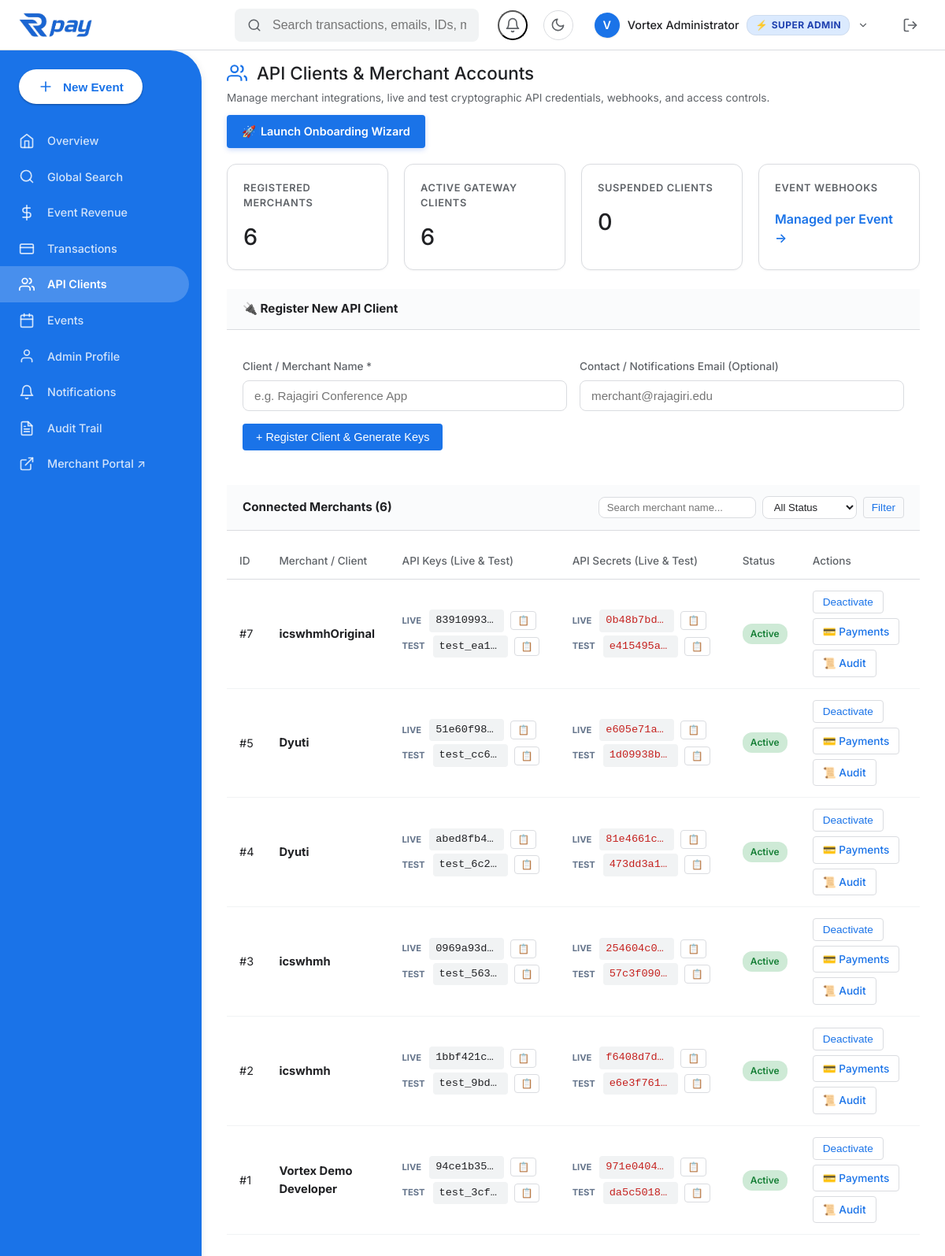
Page /vortex/admin/api_clients/index.php (signed in) on the committed database.
### tables this page shows
CREATE TABLE IF NOT EXISTS `api_clients` (
  `id` INT(11) NOT NULL AUTO_INCREMENT,
  `client_name` VARCHAR(150) NOT NULL,
  `email` VARCHAR(255) NULL,
  `phone` VARCHAR(30) NULL,
  `password_hash` VARCHAR(255) NULL,
  `api_key` VARCHAR(64) NOT NULL UNIQUE,
  `api_secret` VARCHAR(64) NOT NULL UNIQUE,
  `test_api_key` VARCHAR(64) UNIQUE NULL,
  `test_api_secret` VARCHAR(64) NULL,
  `is_active` TINYINT(1) DEFAULT 1,
  `notify_email_payment` TINYINT(1) DEFAULT 1,
  `notify_email_refund` TINYINT(1) DEFAULT 1,
  `notify_email_dispute` TINYINT(1) DEFAULT 1,
  `notify_sms_payment` TINYINT(1) DEFAULT 0,
  `notify_sms_refund` TINYINT(1) DEFAULT 1,
  `notify_sms_dispute` TINYINT(1) DEFAULT 1,
  `created_at` TIMESTAMP DEFAULT CURRENT_TIMESTAMP,
  PRIMARY KEY (`id`)
);

### vortex/admin/api_clients/index.php (the view, shortened to what the rows shown need)
<?php
require_once __DIR__ . '/../../classes/Database.php';
require_once __DIR__ . '/../../classes/ApiClient.php';
require_once __DIR__ . '/../../classes/RBAC.php';
require_once __DIR__ . '/../../classes/Logger.php';
$apiClientModel = new ApiClient();
$allClients = $apiClientModel->getAllClients(200) ?: [];
$searchQ = trim($_GET['q'] ?? '');
$statusFilter = trim($_GET['status'] ?? 'ALL');
$filteredClients = array_filter($allClients, function($c) use ($searchQ, $statusFilter) {
    if ($statusFilter === 'ACTIVE' && (int)$c['is_active'] !== 1) return false;
    if ($statusFilter === 'DISABLED' && (int)$c['is_active'] === 1) return false;
    if ($searchQ !== '') {
        $haystack = strtolower(($c['client_name'] ?? '') . ' ' . ($c['api_key'] ?? '') . ' ' . ($c['email'] ?? ''));
        if (!str_contains($haystack, strtolower($searchQ))) return false;
    }
    return true;
});
require_once __DIR__ . '/../includes/header.php';
?>
<div class="section-card">
    <div class="section-body" style="padding: 0;">
        <div class="table-responsive">
            <table class="admin-table">
                <thead>
                    <tr>
                        <th>ID</th>
                        <th>Merchant / Client</th>
                        <th>API Keys (Live &amp; Test)</th>
                        <th>API Secrets (Live &amp; Test)</th>
                        <th>Status</th>
                        <th>Actions</th>
                    </tr>
                </thead>
                <tbody>
                    <?php if (empty($filteredClients)): ?>
                        <tr><td colspan="6" style="text-align: center; padding: 28px; color: var(--text-gray);">No clients matching criteria found.</td></tr>
                    <?php else: ?>
                        <?php foreach ($filteredClients as $client): ?>
                            <tr>
                                <td>#<?= (int)$client['id'] ?></td>
                                <td>
                                    <div style="font-weight: 700; color: var(--text-dark); font-size: 0.92rem;">
                                        <?= htmlspecialchars($client['client_name']) ?>
                                    </div>
                                </td>
                                <td>
                                    <div class="copy-wrapper" title="<?= htmlspecialchars($client['api_key']) ?>">
                                        <span style="font-size: 0.7rem; color: #64748b; font-weight: 700; margin-right: 2px;">LIVE</span>
                                        <span class="font-mono" style="max-width: 95px; overflow: hidden; text-overflow: ellipsis; white-space: nowrap; display: inline-block; vertical-align: middle;">
                                            <?= htmlspecialchars($client['api_key']) ?>
                                        </span>
                                        <button type="button" class="btn-copy btn-copy-sm" onclick="copyToClipboard('<?= htmlspecialchars($client['api_key'], ENT_QUOTES) ?>', this)" title="Copy Live Key">📋</button>
                                    </div>
                                    <div class="copy-wrapper" style="margin-top: 4px;" title="<?= htmlspecialchars($client['test_api_key'] ?? '') ?>">
                                        <span style="font-size: 0.7rem; color: #64748b; font-weight: 700; margin-right: 2px;">TEST</span>
                                        <span class="font-mono" style="max-width: 95px; overflow: hidden; text-overflow: ellipsis; white-space: nowrap; display: inline-block; vertical-align: middle;">
                                            <?= htmlspecialchars($client['test_api_key'] ?? 'N/A') ?>
                                        </span>
                                        <button type="button" class="btn-copy btn-copy-sm" onclick="copyToClipboard('<?= htmlspecialchars($client['test_api_key'] ?? '', ENT_QUOTES) ?>', this)" title="Copy Test Key">📋</button>
                                    </div>
                                </td>
                                <td>
                                    <?php if (RBAC::can('clients.view_secret')): ?>
                                        <div class="copy-wrapper" title="<?= htmlspecialchars($client['api_secret'] ?? '') ?>">
                                            <span style="font-size: 0.7rem; color: #64748b; font-weight: 700; margin-right: 2px;">LIVE</span>
                                            <span class="font-mono" style="max-width: 95px; overflow: hidden; text-overflow: ellipsis; white-space: nowrap; display: inline-block; vertical-align: middle; color: var(--danger-text);">
                                                <?= htmlspecialchars($client['api_secret'] ?? 'N/A') ?>
                                            </span>
                                            <button type="button" class="btn-copy btn-copy-sm" onclick="copyToClipboard('<?= htmlspecialchars($client['api_secret'] ?? '', ENT_QUOTES) ?>', this)" title="Copy Live Secret">📋</button>
                                        </div>
                                        <div class="copy-wrapper" style="margin-top: 4px;" title="<?= htmlspecialchars($client['test_api_secret'] ?? '') ?>">
                                            <span style="font-size: 0.7rem; color: #64748b; font-weight: 700; margin-right: 2px;">TEST</span>
                                            <span class="font-mono" style="max-width: 95px; overflow: hidden; text-overflow: ellipsis; white-space: nowrap; display: inline-block; vertical-align: middle; color: var(--danger-text);">
                                                <?= htmlspecialchars($client['test_api_secret'] ?? 'N/A') ?>
                                            </span>
                                            <button type="button" class="btn-copy btn-copy-sm" onclick="copyToClipboard('<?= htmlspecialchars($client['test_api_secret'] ?? '', ENT_QUOTES) ?>', this)" title="Copy Test Secret">📋</button>
                                        </div>
                                    <?php else: ?>
                                        <span class="font-mono" style="color: var(--text-muted); font-size: 0.85rem; letter-spacing: 2px;">••••••••••••</span>
                                    <?php endif; ?>
                                </td>
                                <td>
                                    <span class="badge <?= (int)$client['is_active'] === 1 ? 'badge-success' : 'badge-danger' ?>">
                                        <?= (int)$client['is_active'] === 1 ? 'Active' : 'Disabled' ?>
                                    </span>
                                </td>
                                <td style="white-space: nowrap;">
                                    <div style="display: flex; gap: 6px; align-items: center; flex-wrap: wrap;">
                                        <?php if (RBAC::can('clients.edit')): ?>
                                        <form action="index.php" method="POST" style="display: inline;">
                                            <?php if ((int)$client['is_active'] === 1): ?>
                                                <button type="submit" class="btn btn-secondary btn-sm" onclick="return confirm('Deactivate Client #<?= (int)$client['id'] ?>?')">Deactivate</button>
                                            <?php else: ?>
                                                <input type="hidden" name="action" value="activate_client">
                                                <button type="submit" class="btn btn-primary btn-sm">Activate</button>
                                            <?php endif; ?>
                                        </form>
                                        <?php endif; ?>
                                        <a href="../payments/list_payments.php?api_client_id=<?= (int)$client['id'] ?>" class="btn btn-secondary btn-sm" title="View payments for this client">
                                            💳 Payments
                                        </a>
                                        <a href="../audit_logs.php?entity_type=api_client&entity_id=<?= (int)$client['id'] ?>" class="btn btn-secondary btn-sm" title="Inspect Audit Trail">
                                            📜 Audit
                                        </a>
                                    </div>
                                </td>
                            </tr>
                        <?php endforeach; ?>
                    <?php endif; ?>
                </tbody>
            </table>
        </div>
    </div>
</div>
<?php require_once __DIR__ . '/../includes/footer.php'; ?>

### rows in the picture
api_clients: id "7", client_name "icswhmhOriginal", api_key "83910993…", test_api_key "test_ea1…", api_secret "0b48b7bd…", test_api_secret "e415495a…", is_active "Active"
api_clients: id "5", client_name "Dyuti", api_key "51e60f98…", test_api_key "test_cc6…", api_secret "e605e71a…", test_api_secret "1d09938b…", is_active "Active"
api_clients: id "4", client_name "Dyuti", api_key "abed8fb4…", test_api_key "test_6c2…", api_secret "81e4661c…", test_api_secret "473dd3a1…", is_active "Active"
api_clients: id "3", client_name "icswhmh", api_key "0969a93d…", test_api_key "test_563…", api_secret "254604c0…", test_api_secret "57c3f090…", is_active "Active"
api_clients: id "2", client_name "icswhmh", api_key "1bbf421c…", test_api_key "test_9bd…", api_secret "f6408d7d…", test_api_secret "e6e3f761…", is_active "Active"
api_clients: id "1", client_name "Vortex Demo Developer", api_key "94ce1b35…", test_api_key "test_3cf…", api_secret "971e0404…", test_api_secret "da5c5018…", is_active "Active"

### other values in the picture
$_SESSION['vortex_admin_fullname'] "Vortex Administrator"
$icon "⚡"
$meta['short_label'] "SUPER ADMIN"
$totalClientsCount "6"
$activeClientsCount "6"
$disabledClientsCount "0"
count($filteredClients) "6"
